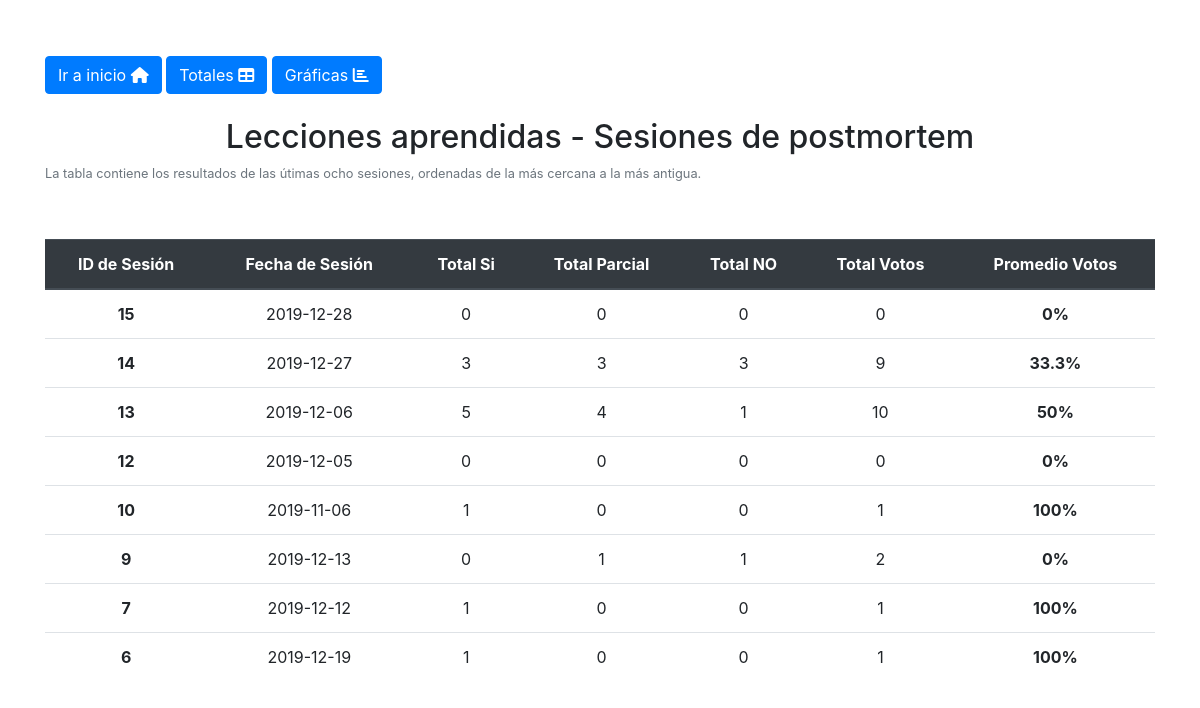
/build/php/postTotal.php, run on the app's committed database.
### tables this page shows
CREATE TABLE `sesiones` (
  `IDsesion` int(11) NOT NULL,
  `fecha_sesion` date DEFAULT NULL,
  `totalSi` varchar(11) NOT NULL DEFAULT '0',
  `totalParcial` varchar(11) NOT NULL DEFAULT '0',
  `totalNo` varchar(11) NOT NULL DEFAULT '0',
  `estatus_sesion` varchar(45) DEFAULT '0'
);

### build/php/funcionPostTotal.php (called while the page is built)
<?php
				include ('postEncabezadoMenu.php');
      			include ("conexion.php");
      			$sesionesActivas = mysqli_query($conexion, "select IDsesion, fecha_sesion, totalSi, totalParcial, totalNo, estatus_sesion from sesiones order by idSesion desc limit 8");
      		?>

### build/php/postTotal.php (the view, shortened to what this page needs)
<!DOCTYPE html>
<html lang="en">
<head>
    <link rel="stylesheet" href="https://stackpath.bootstrapcdn.com/bootstrap/4.4.0/css/bootstrap.min.css">
    <link rel="stylesheet" href="../css/estilos.css">
</head>
<body>
	<div class="container">
		<div class="menu-total">
			<?php include ('funcionPostTotal.php'); ?>
		</div>
		<div class="tabla-totales">
			<p class="h2 text-center">Lecciones aprendidas - Sesiones de postmortem</p>
			<small id="dateSesion" class="form-text text-muted">La tabla contiene los resultados de las útimas ocho sesiones, ordenadas de la más cercana a la más antigua.</small>
			<table class="table tab">
			  <thead class="thead-dark text-center">
			    <tr>
			      <th scope="col">ID de Sesión</th>
		          <th scope="col">Fecha de Sesión</th>
		          <th scope="col">Total Si</th>
		          <th scope="col">Total Parcial</th>
		          <th scope="col">Total NO</th>
		          <th scope="col">Total Votos</th>
		          <th scope="col">Promedio Votos</th>
			    </tr>
			  </thead>
			  <tbody class="text-center">
			  	<?php
		        	while ($fila = mysqli_fetch_array($sesionesActivas)){
		        		$idSesion =  $fila['IDsesion'];
		        		$fecha_sesion =  $fila['fecha_sesion'];
		        		$totalSi =  $fila['totalSi'];
		        		$totalParcial =  $fila['totalParcial'];
		        		$totalNo =  $fila['totalNo'];
		        		$suma = $totalSi + $totalParcial + $totalNo;
		        		if ($suma == 0) {
		        			$promedio = 0;
		        		} else {
		        			$promedio = ($totalSi / $suma * 100);
		        		}
		        ?>
			    <tr>
			      <th scope="row"><?php echo $idSesion; ?></th>
			      <td><?php echo $fecha_sesion; ?></td>
			      <td><?php echo $totalSi  ?></td>
			      <td><?php echo $totalParcial  ?></td>
			      <td><?php echo $totalNo  ?></td>
			      <td><?php echo $totalSi + $totalParcial + $totalNo ?></td>
			      <td><strong><?php echo round($promedio, PHP_ROUND_HALF_UP); ?>% </strong></td>
			    </tr>
			    <?php
					}
         		?>
			  </tbody>
			</table>
		</div>
	</div>
</body>
</html>

### build/php/postEncabezadoMenu.php (shortened to what this page needs)
<!DOCTYPE html>
<html lang="en">
<head>
</head>
<body>
    <link rel="stylesheet" href="https://stackpath.bootstrapcdn.com/bootstrap/4.4.0/css/bootstrap.min.css">
    <link rel="stylesheet" href="../css/estilos.css">
</body>
	<div class="inicioSitio">
        <a href="../../index.php" class="btn btn-primary text-right">Ir a inicio <i class="fas fa-home"></i></a>
        <a href="postTotal.php" class="btn btn-primary text-right">Totales <i class="fas fa-table"></i></a>
        <a href="postGraficas.php" class="btn btn-primary text-right">Gráficas <i class="fas fa-chart-bar"></i></a>
        <br>
        <br>
      </div>
</html>

### build/css/estilos.css (style rules this page uses)
.menu-total { margin-top: 5%; }
.tab { margin-top: 5%; }

### data on the page
sesiones: IDsesion "15", fecha_sesion "2019-12-28", totalSi "0", totalParcial "0", totalNo "0", $totalSi + $totalParcial + $totalNo "0"
sesiones: IDsesion "14", fecha_sesion "2019-12-27", totalSi "3", totalParcial "3", totalNo "3", $totalSi + $totalParcial + $totalNo "9", promedio "33.3"
sesiones: IDsesion "13", fecha_sesion "2019-12-06", totalSi "5", totalParcial "4", totalNo "1", $totalSi + $totalParcial + $totalNo "10", promedio "50"
sesiones: IDsesion "12", fecha_sesion "2019-12-05", totalSi "0", totalParcial "0", totalNo "0", $totalSi + $totalParcial + $totalNo "0"
sesiones: IDsesion "10", fecha_sesion "2019-11-06", totalSi "1", totalParcial "0", totalNo "0", $totalSi + $totalParcial + $totalNo "1", promedio "100"
sesiones: IDsesion "9", fecha_sesion "2019-12-13", totalSi "0", totalParcial "1", totalNo "1", $totalSi + $totalParcial + $totalNo "2"
sesiones: IDsesion "7", fecha_sesion "2019-12-12", totalSi "1", totalParcial "0", totalNo "0", $totalSi + $totalParcial + $totalNo "1", promedio "100"
sesiones: IDsesion "6", fecha_sesion "2019-12-19", totalSi "1", totalParcial "0", totalNo "0", $totalSi + $totalParcial + $totalNo "1", promedio "100"
